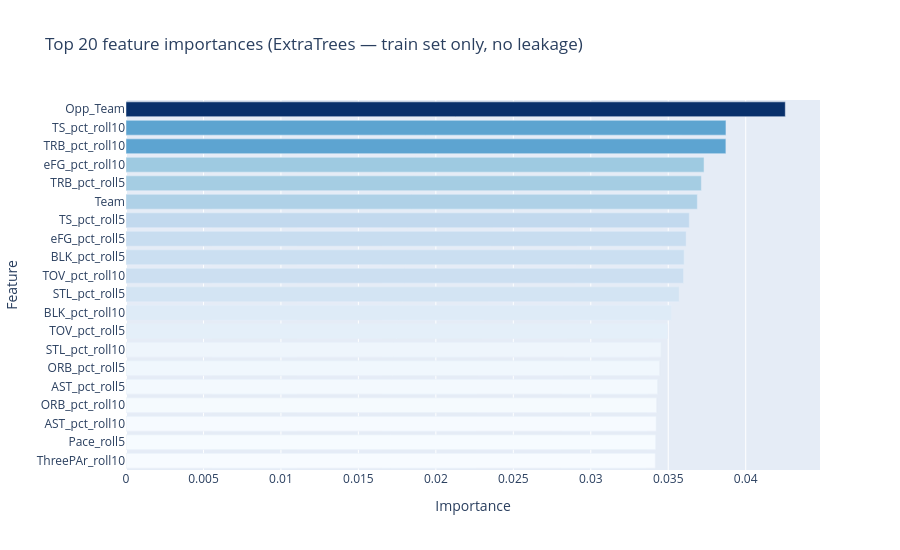

The notebook cell saved with this chart:
### Code cell
# ── Feature importance overview (ExtraTrees on train only) ───────────────
all_feature_names = CATEGORICAL_COLS + FEATURE_COLS

et = ExtraTreesClassifier(n_estimators=200, random_state=RANDOM_STATE, n_jobs=-1)
et.fit(X_train, y_train)

feat_imp = pd.DataFrame({
    "Feature"   : all_feature_names,
    "Importance": et.feature_importances_
}).sort_values("Importance", ascending=False).head(20)

fig = px.bar(
    feat_imp, x="Importance", y="Feature",
    orientation="h",
    title="Top 20 feature importances (ExtraTrees — train set only, no leakage)",
    color="Importance",
    color_continuous_scale="Blues"
)
fig.update_layout(yaxis=dict(autorange="reversed"), coloraxis_showscale=False, height=550)
fig.show()

### Figure 1 — Plotly figure (JSON) as saved in the notebook; plotly's stock layout.template omitted (floating-point values rounded to 4 significant figures)
{"data": [{"hovertemplate": "Importance=%{marker.color}<br>Feature=%{y}<extra></extra>", "legendgroup": "", "marker": {"color": [0.04256, 0.03873, 0.03872, 0.03731, 0.03714, 0.03688, 0.03636, 0.03616, 0.03602, 0.03598, 0.0357, 0.0352, 0.03496, 0.03454, 0.03445, 0.03432, 0.03425, 0.03422, 0.03419, 0.03417], "coloraxis": "coloraxis", "pattern": {"shape": ""}}, "name": "", "orientation": "h", "showlegend": false, "textposition": "auto", "type": "bar", "x": [0.04256, 0.03873, 0.03872, 0.03731, 0.03714, 0.03688, 0.03636, 0.03616, 0.03602, 0.03598, 0.0357, 0.0352, 0.03496, 0.03454, 0.03445, 0.03432, 0.03425, 0.03422, 0.03419, 0.03417], "xaxis": "x", "y": ["Opp_Team", "TS_pct_roll10", "TRB_pct_roll10", "eFG_pct_roll10", "TRB_pct_roll5", "Team", "TS_pct_roll5", "eFG_pct_roll5", "BLK_pct_roll5", "TOV_pct_roll10", "STL_pct_roll5", "BLK_pct_roll10", "TOV_pct_roll5", "STL_pct_roll10", "ORB_pct_roll5", "AST_pct_roll5", "ORB_pct_roll10", "AST_pct_roll10", "Pace_roll5", "ThreePAr_roll10"], "yaxis": "y"}], "layout": {"barmode": "relative", "coloraxis": {"colorbar": {"title": {"text": "Importance"}}, "colorscale": [[0, "rgb(247,251,255)"], [0.125, "rgb(222,235,247)"], [0.25, "rgb(198,219,239)"], [0.375, "rgb(158,202,225)"], [0.5, "rgb(107,174,214)"], [0.625, "rgb(66,146,198)"], [0.75, "rgb(33,113,181)"], [0.875, "rgb(8,81,156)"], [1, "rgb(8,48,107)"]], "showscale": false}, "height": 550, "legend": {"tracegroupgap": 0}, "title": {"text": "Top 20 feature importances (ExtraTrees — train set only, no leakage)"}, "xaxis": {"anchor": "y", "domain": [0, 1], "title": {"text": "Importance"}}, "yaxis": {"anchor": "x", "autorange": "reversed", "domain": [0, 1], "title": {"text": "Feature"}}}}
